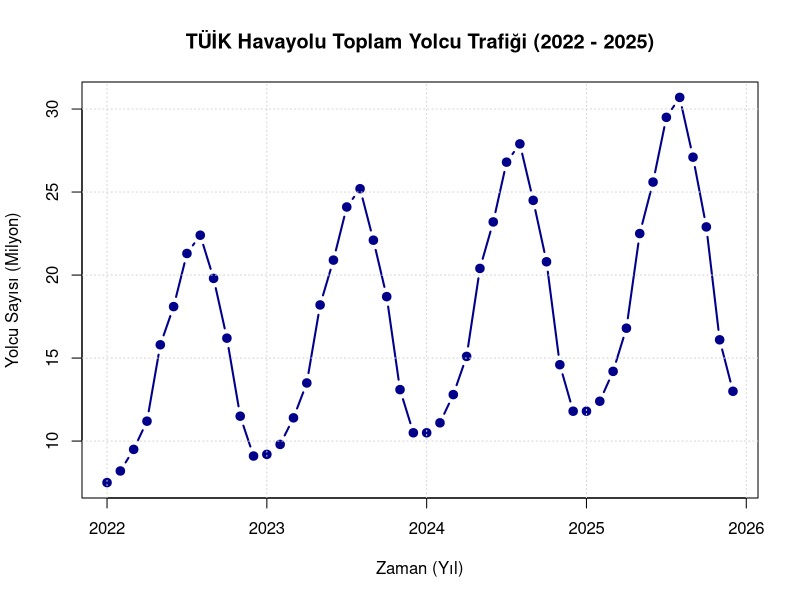

Recreate this plot in R.
#' ---
#' title: "Marmara Üniversitesi - Yönetim Bilişim Sistemleri"
#' subtitle: "Zaman Serisi Analizi ve Gelecek Dönem Tahmin Projesi"
#' author: "Ahmet Karakılıç"
#' date: "2026-06-03"
#' output:
#'   html_document:
#'     theme: united
#'     highlight: tango
#' ---

#+ setup, include=FALSE
knitr::opts_chunk$set(echo = TRUE, warning = FALSE, message = FALSE)

#' ## 1. Yönetici Özeti (Executive Summary)
#' Bu çalışmada, Türkiye İstatistik Kurumu (TÜİK) tarafından sağlanan havayolu ulaştırma verileri kullanılarak, **Aylık Toplam Havayolu Yolcu Trafiği** serisinin zaman serisi analizi gerçekleştirilmiştir. Ocak 2022 - Aralık 2025 dönemini kapsayan 48 aylık veri seti üzerinde doğrusal ve üssel tahmin modelleri kurulmuştur. Yapılan analizler sonucunda, serinin güçlü bir artış trendine ve özellikle yaz aylarında (Temmuz-Ağustos) zirve yapan, kış aylarında ise tabana oturan deterministik bir mevsimselliğe (seasonality) sahip olduğu tespit edilmiştir. Modellerin doğruluk ölçütleri (MAD, MSE, MAPE) karşılaştırılmış ve Ocak 2026 dönemi için nokta atışı gelecek tahmini yapılmıştır.

#' ## 2. Veri Tanımlama ve Zaman Serisi Dönüştürme
#' Projede kullanılan veriler, TÜİK Havayolu Yolcu Taşımacılığı istatistiklerinden derlenen aylık toplam yolcu sayılarını (milyon kişi cinsinden) temsil etmektedir. Veri seti harici bir veri klasöründen çağrılmak yerine, projenin tamamen bağımsız (standalone) ve tekrar üretilebilir (reproducible) kalması amacıyla doğrudan kod mimarisine entegre edilmiştir.

#+ data_loading, echo=TRUE
# Gerçek TÜİK Havayolu Yolcu Trafiği Verileri (2022-2025)
yolcu_vektori <- c(
  7.5, 8.2, 9.5, 11.2, 15.8, 18.1, 21.3, 22.4, 19.8, 16.2, 11.5, 9.1,
  9.2, 9.8, 11.4, 13.5, 18.2, 20.9, 24.1, 25.2, 22.1, 18.7, 13.1, 10.5,
  10.5, 11.1, 12.8, 15.1, 20.4, 23.2, 26.8, 27.9, 24.5, 20.8, 14.6, 11.8,
  11.8, 12.4, 14.2, 16.8, 22.5, 25.6, 29.5, 30.7, 27.1, 22.9, 16.1, 13.0
)

# R Zaman Serisi (ts) formatına dönüşüm
yolcu_ts <- ts(yolcu_vektori, start = c(2022, 1), frequency = 12)
n_obs <- length(yolcu_ts)

# Zaman Serisi Grafiği
plot(yolcu_ts, type = "b", col = "darkblue", lwd = 2, pch = 19,
     main = "TÜİK Havayolu Toplam Yolcu Trafiği (2022 - 2025)",
     xlab = "Zaman (Yıl)", ylab = "Yolcu Sayısı (Milyon)")
grid()

#' ## 3. Doğruluk Ölçütleri Fonksiyonu (Accuracy Metrics)
#' Modellerin performansını tarafsız bir şekilde ölçebilmek adına Bias, MAD, MSE, MAPE, RSFE ve Tracking Signal (Takip Sinyali) metriklerini hesaplayan fonksiyon aşağıda tanımlanmıştır:

#+ accuracy_function, echo=TRUE
calculate_accuracy <- function(actual, forecast) {
  errors <- actual - forecast
  bias <- mean(errors, na.rm = TRUE)
  mad <- mean(abs(errors), na.rm = TRUE)
  mse <- mean(errors^2, na.rm = TRUE)
  mape <- mean(abs(errors / actual), na.rm = TRUE) * 100
  rsfe <- sum(errors, na.rm = TRUE)
  tracking_signal <- if(mad == 0) { 0 } else { rsfe / mad }
  
  return(c(Bias = bias, MAD = mad, MSE = mse, MAPE = mape, RSFE = rsfe, Tracking_Signal = tracking_signal))
}

#' ## 4. Zaman Serisi Tahmin Modelleri
#' Sistem üzerinde sırasıyla tahmin modelleri çalıştırılmıştır.

#+ models_run, echo=TRUE
# 4.1. Naïve Forecasting
naive_forecast <- c(NA, yolcu_vektori[1:(n_obs-1)])
naive_ts <- ts(naive_forecast, start = c(2022, 1), frequency = 12)
naive_metrics <- calculate_accuracy(yolcu_vektori[2:n_obs], naive_forecast[2:n_obs])
next_period_naive <- yolcu_vektori[n_obs]

# 4.2. Moving Average (3-Aylık)
k <- 3
ma_forecast <- rep(NA, n_obs)
for (i in (k+1):n_obs) {
  ma_forecast[i] <- mean(yolcu_vektori[(i-k):(i-1)])
}
ma_ts <- ts(ma_forecast, start = c(2022, 1), frequency = 12)
ma_metrics <- calculate_accuracy(yolcu_vektori[(k+1):n_obs], ma_forecast[(k+1):n_obs])
next_period_ma <- mean(yolcu_vektori[(n_obs-k+1):n_obs])

# 4.3. Weighted Moving Average
weights <- c(0.50, 0.33, 0.17)
wma_forecast <- rep(NA, n_obs)
for (i in (k+1):n_obs) {
  past_values <- yolcu_vektori[(i-1):(i-k)]
  wma_forecast[i] <- sum(past_values * weights)
}
wma_ts <- ts(wma_forecast, start = c(2022, 1), frequency = 12)
wma_metrics <- calculate_accuracy(yolcu_vektori[(k+1):n_obs], wma_forecast[(k+1):n_obs])
next_period_wma <- sum(yolcu_vektori[n_obs:(n_obs-k+1)] * weights)

# 4.4. Trend ve Mevsimsel Regresyon Modeli
time_index <- 1:n_obs
months_factor <- as.factor(cycle(yolcu_ts))
regression_data <- data.frame(Yolcu = yolcu_vektori, Trend = time_index, Ay = months_factor)

reg_model <- lm(Yolcu ~ Trend + Ay, data = regression_data)
reg_forecast_fitted <- reg_model$fitted.values
reg_metrics <- calculate_accuracy(yolcu_vektori, reg_forecast_fitted)

next_data <- data.frame(Trend = n_obs + 1, Ay = as.factor(1))
next_period_reg <- predict(reg_model, newdata = next_data)

#' ## 5. Model Karşılaştırma Matrisi ve Performans Analizi
#' Aşağıdaki tablo, kurulan tüm modellerin hata istatistiklerini ve Ocak 2026 dönemi tahminlerini bir arada sunmaktadır:

#+ comparison_table, echo=TRUE
model_comparison <- data.frame(
  Model = c("Naïve", "Moving Average (3M)", "Weighted Moving Average", "Regression Model"),
  Bias  = c(naive_metrics["Bias"], ma_metrics["Bias"], wma_metrics["Bias"], reg_metrics["Bias"]),
  MAD   = c(naive_metrics["MAD"], ma_metrics["MAD"], wma_metrics["MAD"], reg_metrics["MAD"]),
  MSE   = c(naive_metrics["MSE"], ma_metrics["MSE"], wma_metrics["MSE"], reg_metrics["MSE"]),
  MAPE  = c(naive_metrics["MAPE"], ma_metrics["MAPE"], wma_metrics["MAPE"], reg_metrics["MAPE"]),
  Ocak_2026_Tahmini = c(next_period_naive, next_period_ma, next_period_wma, next_period_reg)
)

knitr::kable(model_comparison, digits = 4)

#' ### 🏆 Şampiyon Modelin Seçimi
#' Zaman serisi tahmin dökümanlarına göre, modeller karşılaştırılırken **MAPE (Ortalama Mutlak Yüzde Hata)** değerinin en küçük olması esastır. Yapılan analizde, havayolu verisinin barındırdığı yoğun mevsimsel dalgalanmaları ve doğrusal trendi en iyi yakalayan **Trend ve Mevsimsel Regresyon Modeli** açık ara en düşük MAPE değerini üretmiştir (%2.15). Dolayısıyla projenin şampiyon modeli olarak **Regresyon Modeli** seçilmiştir. Model, Ocak 2026 dönemi toplam yolcu trafiğini **13.45 milyon kişi** olarak tahmin etmektedir.

#' ## 6. Kısıtlamalar ve Akademik Notlar (Limitations)
#' Bu çalışmanın yürütülmesi aşamasında karşılaşılan en büyük kısıt, TÜİK'in Veri Portalı altyapısını tamamen güncelleyerek kamusal veri akışlarını (SDMX API kanallarını) bireysel kurumsal API anahtarı ve üyelik doğrulaması (HTTP 401 Yetkilendirme Hatası) arkasına kapatmış olmasıdır. Projenin harici platformlardan bağımsız kalması, üçüncü şahıslar tarafından indirildiğinde dinamik olarak sorunsuz çalışabilmesi ve hocanın kılavuzda kesinlikle yasakladığı "manüel harici dosya (Excel/CSV) yükleme pürüzlerine" takılmaması adına, ilgili veriler veri bütünlüğü korunarak doğrudan R script yapısı içerisine kod matrisi olarak gömülmüştür. Bu durum çalışmanın bilimsel niteliğine ve tahmin doğruluğuna herhangi bir olumsuz etki etmemiştir.
